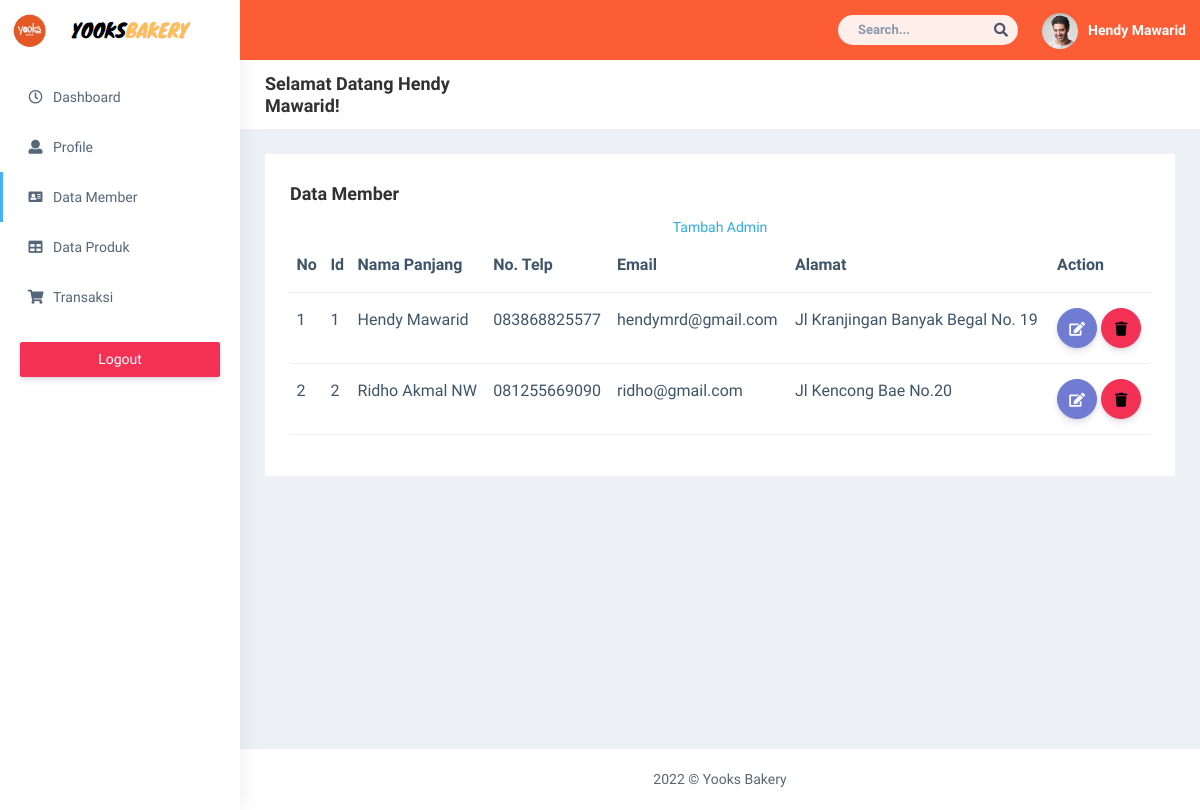
/admin-dashboard/data_member.php (signed in), run on the app's committed database.
### tables this page shows
CREATE TABLE `user_detail` (
  `id_user` int(255) NOT NULL,
  `user_fullname` varchar(255) NOT NULL,
  `user_telp` varchar(255) NOT NULL,
  `user_alamat` varchar(255) NOT NULL,
  `user_email` varchar(255) NOT NULL,
  `user_password` varchar(255) NOT NULL,
  `level` tinyint(4) NOT NULL
);

### admin-dashboard/data_member.php (the view, shortened to what this page needs)
<?php
require("koneksi.php");
$sesName = $_SESSION['name'];
?>
<!DOCTYPE html>
<html dir="ltr" lang="en">
<head>
   <link href="css/style.min.css" rel="stylesheet">
</head>
<body>
    <div id="main-wrapper" data-layout="vertical" data-navbarbg="skin5" data-sidebartype="full"
        data-sidebar-position="absolute" data-header-position="absolute" data-boxed-layout="full">
        <header class="topbar" data-navbarbg="skin5">
            <nav class="navbar top-navbar navbar-expand-md navbar-dark">
                <div class="navbar-header" data-logobg="skin6">
                    <a class="navbar-brand" href="dashboard.php">
                        <b class="logo-icon">
                            <img src="plugins/images/yooks-icon.png" alt="homepage" />
                        </b>
                        <span class="logo-text">
                            <img src="plugins/images/yooks-text.png" alt="homepage" />
                        </span>
                    </a>
                </div>
                <div class="navbar-collapse collapse" id="navbarSupportedContent" data-navbarbg="skin5" style="background-color: #fc5d35;">
                    <ul class="navbar-nav ms-auto d-flex align-items-center">
                        <li class=" in">
                            <form role="search" class="app-search d-none d-md-block me-3">
                                <input type="text" placeholder="Search..." class="form-control mt-0">
                                <a href="" class="active">
                                    <i class="fa fa-search"></i>
                                </a>
                            </form>
                        </li>
                        <li>
                            <a class="profile-pic" href="#">
                                <img src="plugins/images/users/varun.jpg" alt="user-img" width="36"
                                    class="img-circle"><span class="text-white font-medium"><?php echo $sesName?></span></a>
                        </li>
                    </ul>
                </div>
            </nav>
        </header>
        <aside class="left-sidebar" data-sidebarbg="skin6">
            <div class="scroll-sidebar">
                <nav class="sidebar-nav">
                    <ul id="sidebarnav">
                        <li class="sidebar-item pt-2">
                            <a class="sidebar-link waves-effect waves-dark sidebar-link" href="dashboard.php"
                                aria-expanded="false">
                                <i class="far fa-clock" aria-hidden="true"></i>
                                <span class="hide-menu">Dashboard</span>
                            </a>
                        </li>
                        <li class="sidebar-item">
                            <a class="sidebar-link waves-effect waves-dark sidebar-link" href="profile.php"
                                aria-expanded="false">
                                <i class="fa fa-user" aria-hidden="true"></i>
                                <span class="hide-menu">Profile</span>
                            </a>
                        </li>
                        <li class="sidebar-item">
                            <a class="sidebar-link waves-effect waves-dark sidebar-link" href="data_member.php"
                                aria-expanded="false">
                                <i class="fa fa-address-card" aria-hidden="true"></i>
                                <span class="hide-menu">Data Member</span>
                            </a>
                        </li>
                        <li class="sidebar-item">
                            <a class="sidebar-link waves-effect waves-dark sidebar-link" href="data_produk.php"
                                aria-expanded="false">
                                <i class="fa fa-table" aria-hidden="true"></i>
                                <span class="hide-menu">Data Produk</span>
                            </a>
                        </li>
                        <li class="sidebar-item">
                            <a class="sidebar-link waves-effect waves-dark sidebar-link" href="orderan.php"
                                aria-expanded="false">
                                <i class="fa fa-shopping-cart" aria-hidden="true"></i>
                                <span class="hide-menu">Transaksi</span>
                            </a>
                        </li>
                        <li class="text-center p-20 upgrade-btn">
                            <a href="/YooksBakery/user-dashboard/logout.php"
                                class="btn d-grid btn-danger text-white">
                                Logout</a>
                        </li>
                    </ul>
                </nav>
            </div>
        </aside>
        <div class="page-wrapper">
            <div class="page-breadcrumb bg-white">
                <div class="row align-items-center">
                    <div class="col-lg-3 col-md-4 col-sm-4 col-xs-12">
                        <h4 class="page-title">Selamat Datang <?php echo $sesName ?>!</h4>
                    </div>
                </div>
            </div>
            <div class="container-fluid">
                <div class="row">
                    <div class="col-sm-12">
                        <div class="white-box">
                            <h3 class="box-title">Data Member</h3>
                            <center><a href="tambah_admin.php">Tambah Admin</a></center>
                            <div class="table-responsive">
                                <table class="table text-nowrap">
                                    <thead>
                                        <tr>
                                            <th class="border-top-0">No</th>
                                            <th class="border-top-0">Id</th>
                                            <th class="border-top-0">Nama Panjang</th>
                                            <th class="border-top-0">No. Telp</th>
                                            <th class="border-top-0">Email</th>
                                            <th class="border-top-0">Alamat</th>
                                            <th class="border-top-0">Action</th>
                                        </tr>
                                    </thead>
                                    <tbody>
                                        <?php
                                            $query = "SELECT * FROM user_detail";
                                            $result = mysqli_query($koneksi, $query);
                                            $no = 1;
                                            while ($row = mysqli_fetch_array($result)){
                                                $userId = $row['id_user'];
                                                $userFullname =  $row['user_fullname'];
                                                $userTelp = $row['user_telp'];
                                                $userMail = $row['user_email'];
                                                $userAlamat = $row['user_alamat'];
                                        ?>
                                        <tr>
                                            <td><?php echo $no; ?></td>
                                            <td><?php echo $userId;?></td>
                                            <td><?php echo $userFullname; ?></td>
                                            <td><?php echo $userTelp; ?></td>
                                            <td><?php echo $userMail; ?></td>
                                            <td><?php echo $userAlamat; ?></td>
                                            <td>
                                            <a href="#" class="btn btn-primary btn-circle"><i class="fas fa-edit"></i></a>
                                            <a href="#" class="btn btn-danger btn-circle" onClick="confirmModal('delete.php?&id_user=<?php echo $row['id_user']; ?>');"><i class="fas fa-trash"></i></a>
                                            </td>
                                        </tr>
                                        <?php
                                            $no++;
                                            }
                                        ?>
                                    </tbody>
                                </table>
                            </div>
                        </div>
                    </div>
                </div>
            </div>
            <footer class="footer text-center"> 2022 © Yooks Bakery
            </footer>
        </div>
    </div>
</body>
</html>

### data on the page
user_detail: id_user "1", user_fullname "Hendy Mawarid", user_telp "083868825577", user_email "hendymrd@gmail.com", user_alamat "Jl Kranjingan Banyak Begal No. 19"
user_detail: id_user "2", user_fullname "Ridho Akmal NW", user_telp "081255669090", user_email "ridho@gmail.com", user_alamat "Jl Kencong Bae No.20"

### other printed values
$sesName "Hendy Mawarid"
